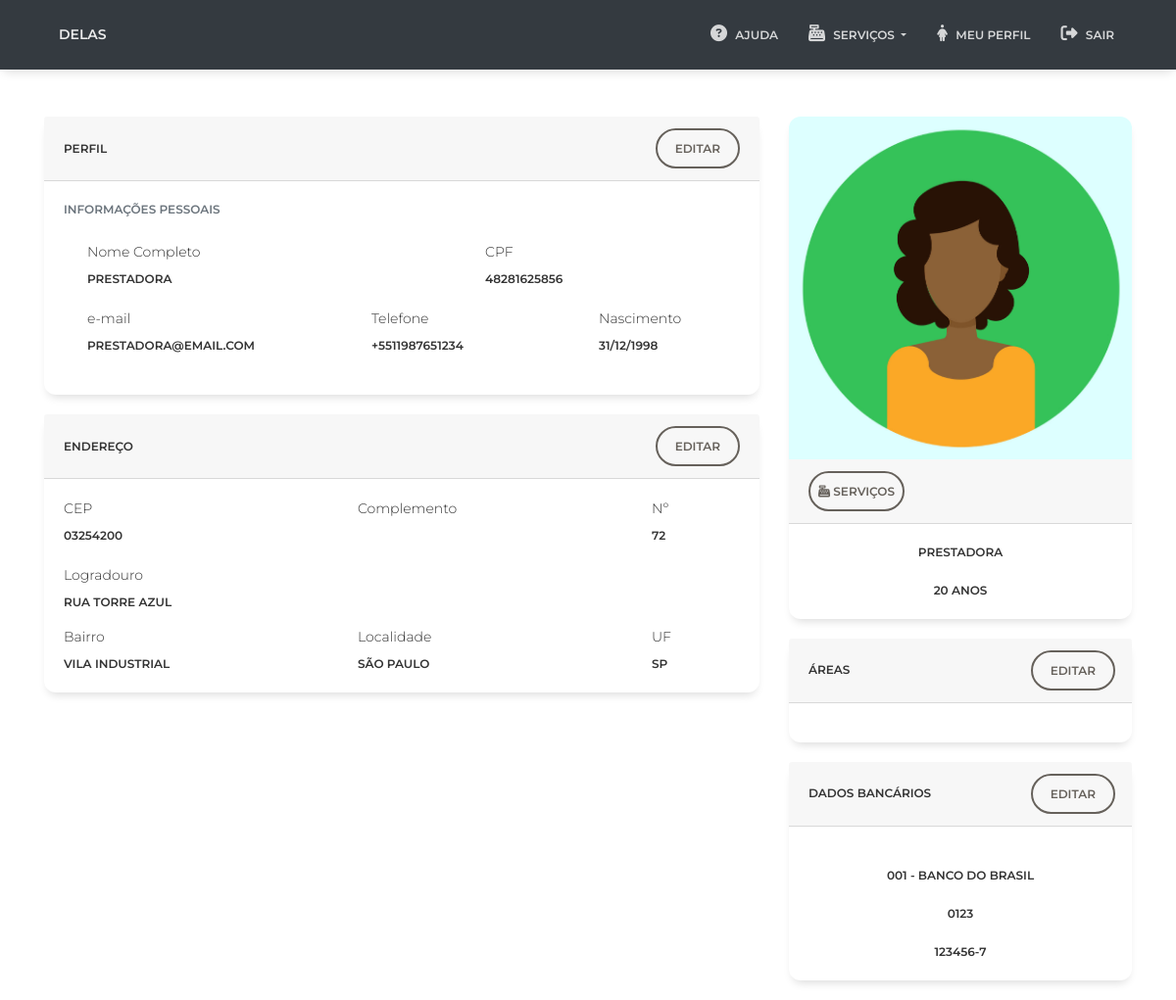
/pages/prestadora/profile-page.php (signed in), run on the app's committed database.
### tables this page shows
create table Prestadoras (
	idPrestadora INT(5) UNSIGNED NOT NULL AUTO_INCREMENT,
    nomePrestadora VARCHAR(100) NOT NULL,
    cpfPrestadora CHAR(11),
    telPrestadora VARCHAR(11) NOT NULL,
    dtNascPrestadora DATE,
    emailPrestadora VARCHAR(100) NOT NULL,
    senhaPrestadora VARCHAR(50) NOT NULL,
    idBanco INT(3) UNSIGNED,
    agenciaBanco VARCHAR(10),
    contaBanco VARCHAR(15),
    ativo INT(1) UNSIGNED DEFAULT '1',
    caminhoFoto VARCHAR (200),
    dtCadastro DATETIME NOT NULL,
    PRIMARY KEY (idPrestadora),
    FOREIGN KEY (idBanco) REFERENCES Bancos (idBanco)
    );

create table Bancos (
	idBanco INT(3) UNSIGNED NOT NULL,
    banco VARCHAR(100) NOT NULL,
    PRIMARY KEY (idBanco)
    );

create table End_Prestadoras (
	idEnd_Prestadora INT(5) UNSIGNED NOT NULL AUTO_INCREMENT,	
    CEP VARCHAR(8),
    logradouro VARCHAR (200),
    complemento VARCHAR (100),
    numero VARCHAR (15),
    bairro VARCHAR (100),
    localidade VARCHAR (50),
    uf VARCHAR (2),
    idPrestadora INT(5) UNSIGNED NOT NULL,
    PRIMARY KEY (idEnd_Prestadora),
    FOREIGN KEY (idPrestadora) REFERENCES Prestadoras (idPrestadora)
    );

### pages/prestadora/profile-page.php (the view, shortened to what this page needs)
<?php
include_once("../../assets/php/scripts/conexao.php");
$email = $_SESSION["email"];
$queryPrincipal = "SELECT t1.idprestadora as id, nomePrestadora, telPrestadora, dtNascPrestadora, caminhoFoto, date_format(dtNascPrestadora,'%d/%m/%Y') as dtNasc,
emailPrestadora, cpfPrestadora, t1.agenciaBanco as agenciaBanco, t1.idBanco as bancoPrestadora, t1.contaBanco as contaBanco, t2.*, t2.idEnd_Prestadora as idEnd_Prestadora, t3.banco as nomeBanco, agenciaBanco, contaBanco
FROM Prestadoras t1
LEFT JOIN End_Prestadoras t2 on (t1.idPrestadora = t2.idPrestadora)
LEFT JOIN Bancos t3 on (t1.idBanco = t3.idBanco)
WHERE emailPrestadora = '$email'";
$consulta = $conexao->query($queryPrincipal);
$dados = (mysqli_fetch_assoc($consulta));
?>
<!DOCTYPE html>
<html lang="pt-br">
<head>
  <link href="../../assets/css/bootstrap.min.css" rel="stylesheet" />
  <link href="../../assets/css/paper-kit.css?v=2.2.0" rel="stylesheet" />
</head>
<body class="profile-page sidebar-collapse">
  <nav class="navbar navbar-expand-lg bg-dark">
    <div class="container">
        <div class="navbar-translate">
            <a class="navbar-brand" href="homepage.php">delas</a>
        </div>
        <div class="collapse navbar-collapse" id="example-navbar-primary">
            <ul class="navbar-nav ml-auto">
                <li class="nav-item active">
                    <a class="nav-link" href="#">
                        <i class="fas fa-question-circle"></i>
                        <p>Ajuda</p>
                    </a>
                </li>
                <div class="nav-item dropdown">
                        <a class="nav-link dropdown-toggle" data-toggle="dropdown" href="#" role="button" aria-haspopup="true" aria-expanded="true">
                            <i class="fas fa-cash-register" aria-hidden="true"></i><p> Serviços</p>
                        </a>
                    </div>
                <li class="nav-item">
                    <a class="nav-link" href="profile-page.php">
                        <i class="fas fa-female"></i>
                        <p>Meu Perfil</p>
                    </a>
                </li>
                <li class="nav-item">
                    <a class="nav-link" href="../../assets/php/scripts/logout.php">
                        <i class="fas fa-sign-out-alt"></i>
                        <p>Sair</p>
                    </a>
                </li>
            </ul>
        </div>
    </div>
</nav>
  <div class="wrapper">
    <div class="container mt-5">
      <div class="row">
        <div class="col-md-4 order-xl-2">
          <div class="card no-transition">
            <a href="#" data-toggle="modal" data-target="#modalImg">
            <?php if(isset($dados['caminhoFoto'])){
              $caminhoFoto = $dados['caminhoFoto'];
              echo "<img src='../../assets".$caminhoFoto."' alt='Image placeholder' class='card-img-top'>";
            } else {
              echo "<img src='../../assets/img/faces/default.png' alt='Image placeholder' class='card-img-top'>";
            }
            ?>
            </a>
            <div class="card-header">
              <div class="justify-content-center">
                <a href="homepage.php" class="btn btn-outline-default btn-round p-2">
                  <i class="fas fa-cash-register"></i> Serviços
                </a>
              </div>
            </div>
            <div class="card-body">
              <div class="text-center">
                <h6><?php echo $dados['nomePrestadora']; ?></h6>
                <h6><?php
                if(isset($dados['dtNascPrestadora'])){
                $dataNascimento = $dados['dtNascPrestadora'];
                $date = new DateTime($dataNascimento);
                $interval = $date->diff( new DateTime( date('d-m-Y') ) );
                echo $interval->format( '%Y anos' );
                }
                ?></h6>
              </div>
            </div>
          </div>
        <div class="row align-items-center">
        <div class="col-12">
          <div class="card no-transition">
            <div class="card-header">
            <div class="row align-items-center">
            <div class="col-8">
              <div class="d-flex justify-content-between">
                <h6>
                   Áreas
                </h6>
              </div>
              </div>
              <div class="col-4 text-right">
                  <a href="#" class="btn btn-outline-default btn-round" data-toggle="modal" data-target="#modalAreas">
                    Editar
                  </a>
                </div>
            </div>
            </div>
            <div class="card-body">
            </div>
          </div>
          </div>
        </div>
      <div class="row align-items-center">
        <div class="col-12">
          <div class="card no-transition">
            <div class="card-header">
            <div class="row align-items-center">
            <div class="col-8">
              <div class="d-flex justify-content-between">
                <h6>
                   Dados Bancários
                </h6>
              </div>
              </div>
              <div class="col-4 text-right">
                  <a href="#" class="btn btn-outline-default btn-round" data-toggle="modal" data-target="#modalDadosBancarios">
                    Editar
                  </a>
                </div>
            </div>
            </div>
            <div class="card-body">
              <div class="text-center">
                <br /><h6><?php echo $dados['nomeBanco']; ?></h6><br />
                <h6><?php echo $dados['agenciaBanco']; ?></h6><br />
                <h6><?php echo $dados['contaBanco']; ?></h6>
              </div>
            </div>
          </div>
          </div>
        </div>
      </div>
        <div class="col-xl-8">
          <div class="card no-transition">
            <div class="card-header">
              <div class="row align-items-center">
                <div class="col-8">
                  <h6>Perfil</h6>
                </div>
                <div class="col-4 text-right">
                  <a href="#" class="btn btn-outline-default btn-round" data-toggle="modal" data-target="#modalInfo">
                    Editar
                  </a>
                </div>
              </div>
            </div>
            <div class="card-body">
                <h6 class="heading-small text-muted mb-4">Informações Pessoais</h6>
                <div class="pl-lg-4">
                  <div class="row">
                    <div class="col-lg-7">
                    <label class="form-control-label" for="nome">Nome Completo</label>
                    <h6><?php echo $dados['nomePrestadora']; ?></h6>
                    </div>
                    <div class="col-lg-4">
                    <label class="form-control-label" for="cpf">CPF</label>
                    <h6><?php echo $dados['cpfPrestadora']; ?></h6><br />
                    </div>
                    </div>
                    <div class="row">
                    <div class="col-lg-5">
                    <label class="form-control-label" for="email">e-mail</label>
                    <h6><?php echo $dados['emailPrestadora']; ?></h6><br />
                    </div>
                    <div class="col-lg-4">
                    <label class="form-control-label" for="telefone">Telefone</label>
                    <h6>+55<?php echo $dados['telPrestadora']; ?></h6><br />
                    </div>
                    <div class="col-lg-2">
                    <label class="label-control" for="dataNasc">Nascimento</label>
                    <h6><?php echo $dados['dtNasc'];?></h6>
                    </div>
                  </div>
                </div>
              </div>
            </div>
          <div class="card no-transition">
            <div class="card-header">
              <div class="row align-items-center">
                <div class="col-8">
                  <h6>Endereço</h6>
                </div>
                <div class="col-4 text-right">
                  <a href="#" class="btn btn-outline-default btn-round" data-toggle="modal" data-target="#modalEndereco">
                    Editar
                  </a>
                </div>
              </div>
            </div>
              <div class="card-body">
                <div class="row">
                  <div class="col-md-5">
                    <div class="form-group form-1">
                      <label class="form-control-label" for="cep">CEP</label>
                      <h6><?php echo $dados['CEP']; ?></h6>
                    </div>
                    </div>
                    <div class="col-md-5">
                      <label class="form-control-label" for="complemento">Complemento</label>
                    </div>
                    <div class="col-md-2">
                      <label class="form-control-label" for="email"> Nº </label>
                      <h6><?php echo $dados['numero']; ?></h6><br />
                    </div>
                  </div>
                <div class="row">
                  <div class="col-md-11">
                    <div class="form-group form-2">
                      <label class="form-control-label" for="bairro">Logradouro</label>
                      <h6><?php echo $dados['logradouro']; ?></h6>
                    </div>
                  </div>
                </div>
                <div class="row">
                  <div class="col-md-5">
                      <label class="form-control-label" for="bairro">Bairro</label>
                      <h6><?php echo $dados['bairro']; ?></h6>
                    </div>
                    <div class="col-md-5">
                      <label class="form-control-label" for="localidade"> Localidade  </label>
                      <h6><?php echo utf8_encode($dados['localidade']); ?></h6>
                    </div>
                    <div class="col-md-2">
                      <label class="form-control-label" for="uf"> UF  </label>
                      <h6><?php echo $dados['uf']; ?></h6>
                    </div>
                </div>
            </div>
            </div>
            </div>
</body>
</html>

### data on the page
prestadoras: nomePrestadora "PRESTADORA", dtNascPrestadora "20 ANOS", idBanco.banco "001 - BANCO DO BRASIL", agenciaBanco "0123", contaBanco "123456-7", cpfPrestadora "48281625856", emailPrestadora "PRESTADORA@EMAIL.COM", telPrestadora "11987651234", end_prestadoras.CEP "03254200", end_prestadoras.numero "72", end_prestadoras.logradouro "RUA TORRE AZUL", end_prestadoras.bairro "VILA INDUSTRIAL", end_prestadoras.localidade "SÃO PAULO", end_prestadoras.uf "SP"

### other printed values
$dados['dtNasc'] "31/12/1998"
